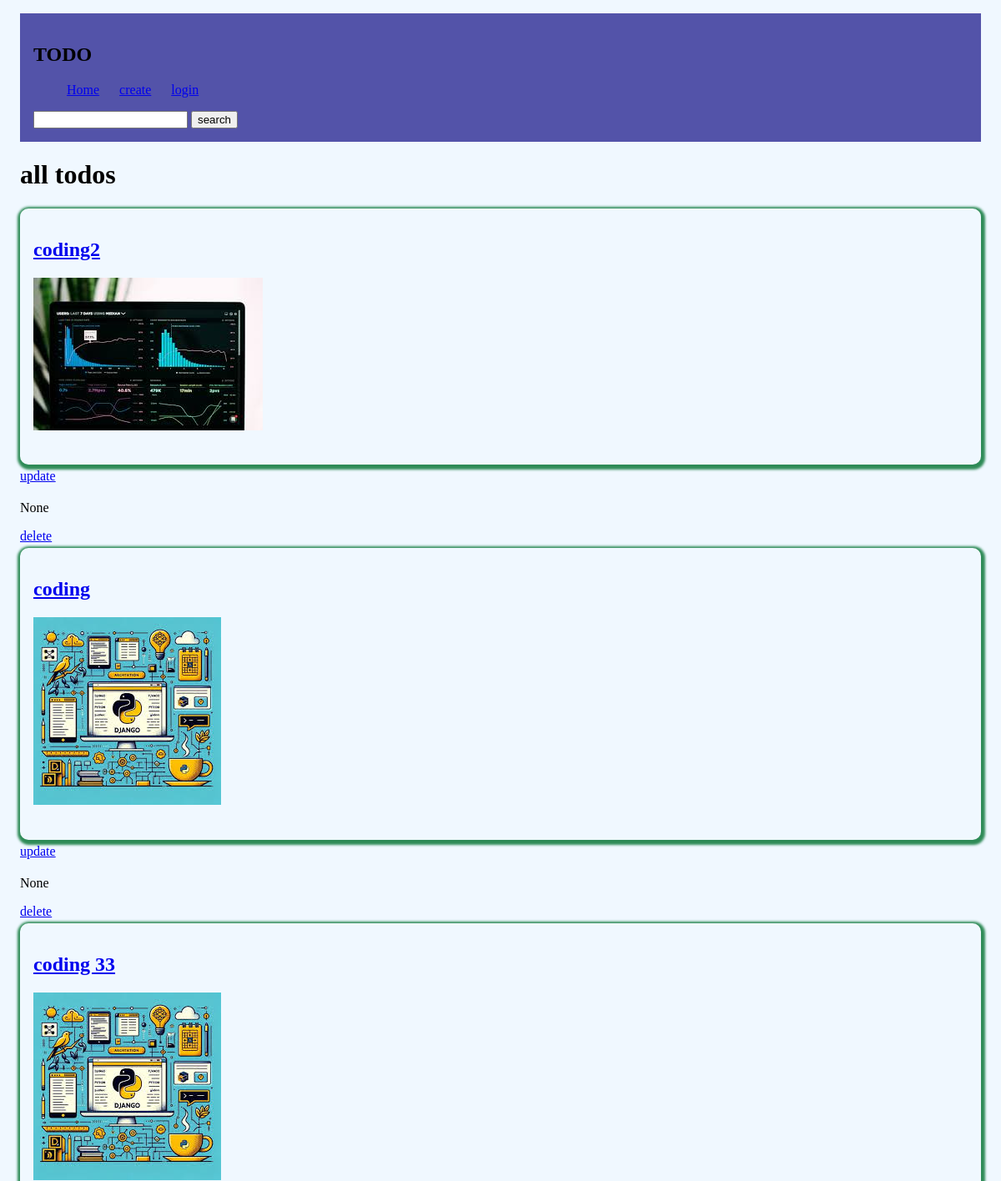
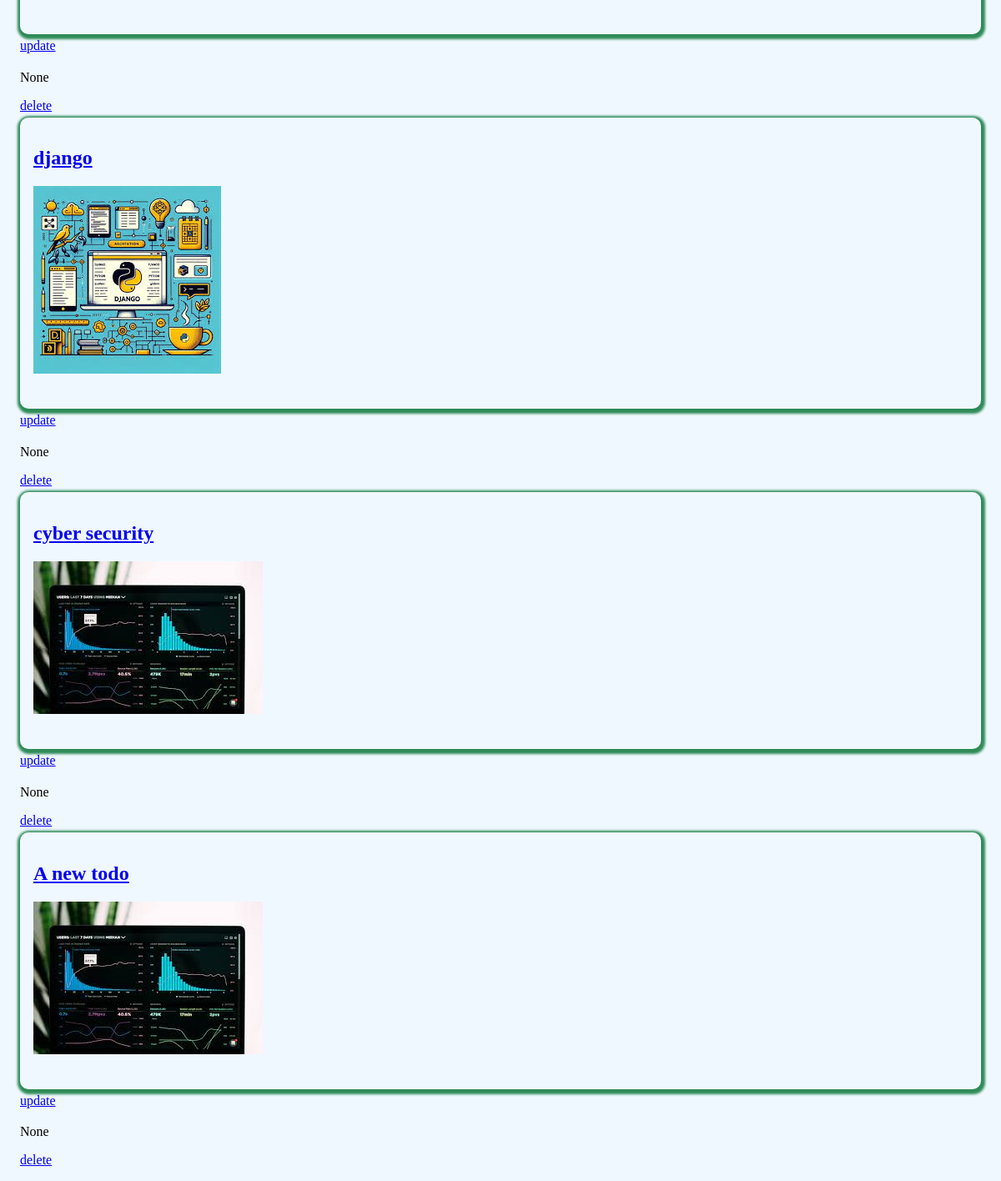
Page /list/ on the committed database (2 pictures, top to bottom).
### base/models.py (models this page shows, shortened)
class Todo(models.Model):
    title= models.CharField(max_length=100)
    discription =models.TextField(max_length=500)
    image=models.ImageField(upload_to='images/')

### base/views.py (the view)
# urls.py: path('list/', views.todo_list, name='home'),
def todo_list(request):
   todos= Todo.objects.all()
   query=request.GET.get('q', '')
   if query:
      todos=Todo.objects.filter(title__icontains=query)
   context={'todos':todos}
   return render(request, 'base/todo_list.html', context)

### base/templates/base/todo_list.html (shortened to what this page needs)
{% extends  "base/main.html" %}
{% block content%}
<div>
    <h1>all todos</h1>
            {%for todo in todos%}
             <a href="{% url 'details' todo.id %}">
             <div class="todos">
             <h2> {{todo.title}}<h2>
        <img src="{{todo.image.url}}" alt ="todo-image">
            </div>
        </a>
        <a href="{% url 'update' todo.id %}">update</a>
        <div>
            <p> {{todo.discription}} </p>
        </div>
        <div>
            <a href="{% url 'delete' todo.id %}">delete</a>
        </div>
        {%endfor%}
</div>
{% endblock content%}

### base/templates/base/main.html (shortened to what this page needs)
<!DOCTYPE html>
<html lang="en">
<head>
    {% load static %}
    <link rel="stylesheet" href="{% static 'base/style.css' %}">
</head>
<body class='main'>
    <header>
        {% include  "base/navbar.html" %}
    </header>
    <main>
      {% block content %}
      {% endblock content %}
    </main>
</body>
</html>

### base/templates/base/navbar.html (shortened to what this page needs)
<nav  class="todo-nav">
    <div>
        <h1> TODO</h1>
    <div>
        <ul>
            <li><a href="{% url 'home' %}">Home</a></li>
            <li><a href="{% url 'create' %}">create</a></li>
            {% if request.user.is_authenticated %}
            <li><a href='#'> logout</a></li>
            {% else %}
            <li><a href="{% url 'login' %}"> login</a></li>
             {% endif %}
        </ul>
        <div>
            <form action='' method='get'>
                <input type='text' name='q' placeholder="">
                <button type='summit' >search</button>
        </div>
    </div>
    </div>
</nav>

### base/static/base/style.css (style rules this page uses)
.todo-nav { justify-content:space-between; align-items: center; background-color:rgb(83, 83, 169); padding: 1rem; }
body { background-color:aliceblue; }
.todo-nav ul { display: flex; list-style: none; align-items: center; gap: 1.5rem; }
.main { margin: 1rem 1.5rem; }
.todos { padding: 1rem; display: block; box-shadow: 1px 2px 3px 4px seagreen; border-radius: 10px; margin: 5px auto; }

### rows in the picture
Todo: title "coding2", image (picture), discription "None"
Todo: title "coding", image (picture), discription "None"
Todo: title "coding 33", image (picture), discription "None"
Todo: title "django", image (picture), discription "None"
Todo: title "cyber security", image (picture), discription "None"
Todo: title "A new todo", image (picture), discription "None"
